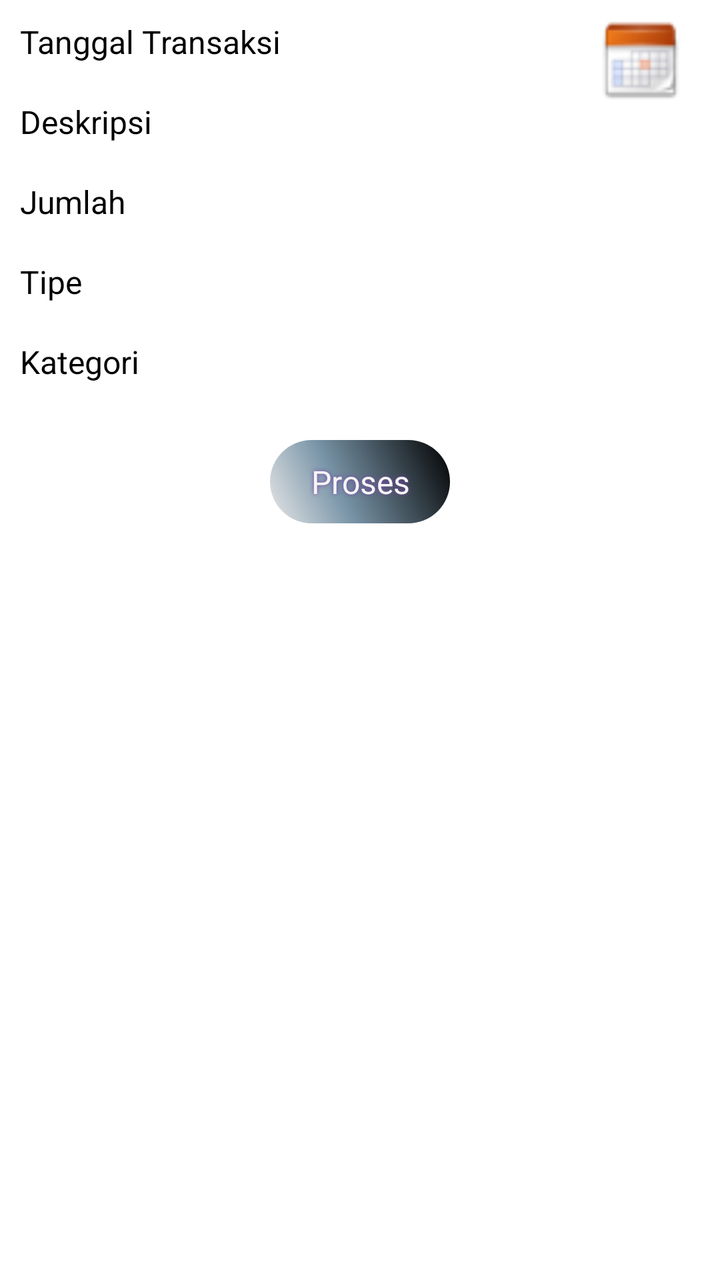
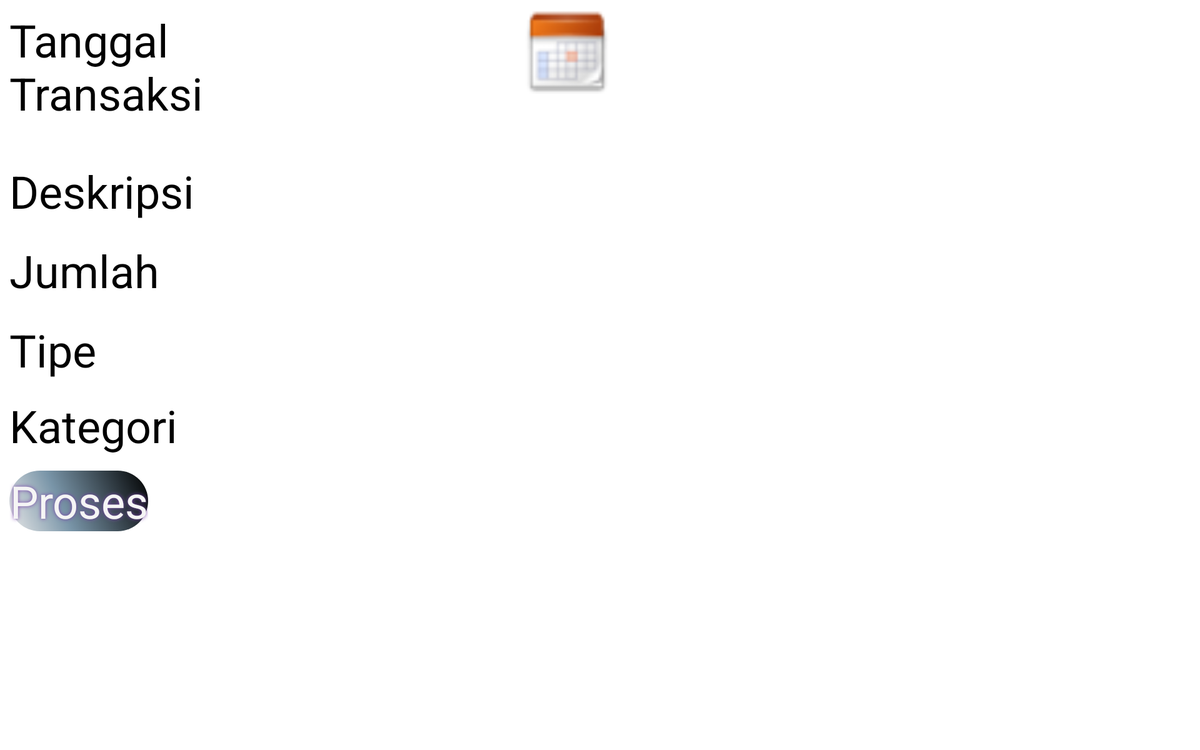

One screen, two layout resources from the same app: the default and the repository's alternative for another configuration. Each is rendered where Android would select it; the XML of both is given below.
<!-- AndroidManifest.xml: application theme Theme.VPI -->
<!-- res/layout/input.xml -->
<?xml version="1.0" encoding="utf-8"?>

<ScrollView xmlns:android="http://schemas.android.com/apk/res/android"
    android:id="@+id/inputtab"
    android:layout_width="match_parent"
    android:layout_height="match_parent" >

    <LinearLayout
        android:id="@+id/inputContainer"
        android:layout_width="match_parent"
        android:layout_height="wrap_content"
        android:orientation="vertical" >

        <LinearLayout
            android:id="@+id/inputContent"
            android:layout_width="match_parent"
            android:layout_height="wrap_content"
            android:orientation="horizontal" >

            <LinearLayout
                android:id="@+id/column1"
                android:layout_width="wrap_content"
                android:layout_height="wrap_content"
                android:orientation="vertical"
                android:padding="10dp" >

                <TextView
                    android:id="@+id/textView1"
                    android:layout_width="wrap_content"
                    android:layout_height="40dp"
                    android:layout_gravity="left"
                    android:text="@string/date_input"
                    android:textSize="@dimen/textSize" />

                <TextView
                    android:id="@+id/textView2"
                    android:layout_width="wrap_content"
                    android:layout_height="40dp"
                    android:layout_gravity="left"
                    android:text="@string/description"
                    android:textSize="@dimen/textSize" />

                <TextView
                    android:id="@+id/textView3"
                    android:layout_width="wrap_content"
                    android:layout_height="40dp"
                    android:layout_gravity="left"
                    android:text="@string/amount"
                    android:textSize="@dimen/textSize" />

                <TextView
                    android:id="@+id/textView4"
                    android:layout_width="wrap_content"
                    android:layout_height="40dp"
                    android:layout_gravity="left"
                    android:text="@string/expense_type"
                    android:textSize="@dimen/textSize" />

                <TextView
                    android:id="@+id/categoryView"
                    android:layout_width="wrap_content"
                    android:layout_height="40dp"
                    android:layout_gravity="left"
                    android:text="@string/expense_cat"
                    android:textSize="@dimen/textSize" />
            </LinearLayout>

            <LinearLayout
                android:id="@+id/column2"
                android:layout_width="150dp"
                android:layout_height="wrap_content"
                android:orientation="vertical" 
                android:padding="10dp">

                <EditText
                    android:id="@+id/dateInputText"
                    android:layout_width="fill_parent"
                    android:layout_height="40dp"
                    android:layout_gravity="left"
                    android:clickable="false"
                    android:ems="10"
                    android:focusable="false"
                    android:focusableInTouchMode="false"
                    android:inputType="date"
                    android:textSize="@dimen/textSize" >

                    <requestFocus />
                </EditText>

                <EditText
                    android:id="@+id/descriptionText"
                    android:layout_width="fill_parent"
                    android:layout_height="40dp"
                    android:layout_gravity="left"
                    android:inputType="text"
                    android:textSize="@dimen/textSize" />

                <EditText
                    android:id="@+id/amountText"
                    android:layout_width="fill_parent"
                    android:layout_height="40dp"
                    android:layout_gravity="left"
                    android:ems="10"
                    android:inputType="number"
                    android:textSize="@dimen/textSize" />

                <Spinner
                    android:id="@+id/typeSpinner"
                    android:layout_width="fill_parent"
                    android:layout_height="40dp"
                    android:layout_gravity="left"
                    android:entries="@array/type_input"
                    android:entryValues="@array/type_inputValues"
                    android:prompt="@string/type_prompt"
                    android:spinnerMode="dialog"
                    android:textSize="@dimen/textSize" />

                <Spinner
                    android:id="@+id/categorySpinner"
                    android:layout_width="fill_parent"
                    android:layout_height="40dp"
                    android:layout_gravity="left"
                    android:entries="@array/category_input"
                    android:entryValues="@array/category_input_values"
                    android:prompt="@string/category_prompt"
                    android:spinnerMode="dialog"
                    android:textSize="@dimen/textSize" />
            </LinearLayout>

            <LinearLayout
                android:id="@+id/column3"
                android:layout_width="40dp"
                android:layout_height="wrap_content"
                android:orientation="vertical"
                android:paddingTop="10dp">

                <ImageButton
                    android:id="@+id/searchDateInput"
                    android:layout_width="fill_parent"
                    android:layout_height="40dp"
                    android:layout_gravity="center|top"
                    android:contentDescription="@string/app_name"
                    android:onClick="dateInputClick"
                    android:src="@drawable/icon_date_picker" />
            </LinearLayout>
        </LinearLayout>

        <Button
            android:id="@+id/button1"
            android:layout_width="wrap_content"
            android:layout_height="wrap_content"
            android:layout_gravity="center"
            android:background="@drawable/buttoncustom"
            android:onClick="onClick"
            android:padding="10dp"
            android:text="@string/submit"
            android:textSize="@dimen/textSize" />
    </LinearLayout>

</ScrollView>
<!-- resources referenced by this layout -->
<resources>
  <string-array name="category_input">
          <item name="B" />
          <item name="S">Tabungan</item>
          <item name="C">Cash</item>
      </string-array>
  <string-array name="category_input_values">
          <item name="B" />
          <item name="S">T</item>
          <item name="C">C</item>
      </string-array>
  <string-array name="type_input">
          <item name="B" />
          <item name="C">Pengeluaran</item>
          <item name="D">Pemasukan</item>
      </string-array>
  <string-array name="type_inputValues">
          <item name="B" />
          <item name="C">K</item>
          <item name="D">D</item>
      </string-array>
  <dimen name="textSize">16sp</dimen>
  <!-- drawable buttoncustom (drawable) -->
  <?xml version="1.0" encoding="utf-8"?>
  
  <shape xmlns:android="http://schemas.android.com/apk/res/android" android:shape="rectangle" >
  <corners
  android:radius="90dp"
  />
  <gradient
  android:angle="45"
  android:centerX="38%"
  android:centerColor="#7995A8"
  android:startColor="#E8E8E8"
  android:endColor="#000000"
  android:type="linear"
  />
  <padding
  android:left="0dp"
  android:top="0dp"
  android:right="0dp"
  android:bottom="0dp"
  />
  <size
  android:width="90dp"
  android:height="40dp"
  />
  </shape>
  <!-- drawable icon_date_picker: png bitmap (drawable, 1765 bytes) -->
  <string name="amount">Jumlah</string>
  <string name="app_name">ExpenseTracker</string>
  <string name="category_prompt">Pilih Kategori</string>
  <string name="date_input">Tanggal Transaksi</string>
  <string name="description">Deskripsi</string>
  <string name="expense_cat">Kategori</string>
  <string name="expense_type">Tipe</string>
  <string name="submit">Proses</string>
  <string name="type_prompt">Pilih Tipe</string>
  <style name="Theme.VPI" parent="Theme.Styled">
         
         <item name="vpiTabPageIndicatorStyle">@style/CustomTabPageIndicator</item>
          <item name="switchStyle">@style/Widget.Holo.Light.CompoundButton.Switch</item>
          <item name="switchPreferenceStyle">@style/Preference.SwitchPreference</item>
         <item name="android:buttonStyle">@style/ButtonStyle</item>
      </style>
  <style name="Theme.Styled" parent="Theme.Sherlock.Light.DarkActionBar">
          <item name="actionBarStyle">@style/Widget.Styled.ActionBar</item>
          <item name="android:actionBarStyle">@style/Widget.Styled.ActionBar</item>
      </style>
  <style name="CustomTabPageIndicator" parent="Widget.TabPageIndicator">
          <item name="android:textSize">15dip</item>
          <item name="android:textColor">#FFB33E3E</item>
      </style>
  <style name="ButtonStyle">
           
           <item name="android:background">@drawable/buttoncustom</item>
           <item name="android:textColor">@color/WhiteSmoke</item>
           <item name="android:shadowColor">#7740A8</item>
           <item name="android:shadowDx">0</item>
           <item name="android:shadowDy">0</item>
           <item name="android:shadowRadius">5</item>
           <item name="android:gravity">center</item>
           <item name="android:textSize">15sp</item>     
           <item name="android:clickable">true</item>
       </style>
  <style name="Widget.Styled.ActionBar" parent="Widget.Sherlock.Light.ActionBar.Solid.Inverse">
          <item name="titleTextStyle">@style/TitleText</item>
          <item name="android:titleTextStyle">@style/TitleText</item>
          <item name="android:width">100dp</item>
      </style>
  <color name="WhiteSmoke">#F5F5F5</color>
  <style name="TitleText">
          <item name="android:textColor">@android:color/darker_gray</item>
          <item name="android:textSize">17dip</item>
      </style>
</resources>
<!-- res/layout-xlarge/input.xml (the repository's variant of the layout above) -->
<!-- drawn on a large tablet held sideways -->
<?xml version="1.0" encoding="utf-8"?>

<ScrollView xmlns:android="http://schemas.android.com/apk/res/android"
    android:id="@+id/inputtab"
    android:layout_width="match_parent"
    android:layout_height="match_parent">
<RelativeLayout 
    android:id="@+id/inputtab2"
    android:layout_width="match_parent"
    android:layout_height="wrap_content"
    android:alignmentMode="alignMargins"
    android:alpha="1"
    android:columnCount="3"
    android:orientation="horizontal" >

    <LinearLayout
        android:id="@+id/row1"
        android:layout_width="wrap_content"
        android:layout_height="wrap_content"
        android:orientation="horizontal" 
        android:paddingTop="10dp">

        <TextView
            android:id="@+id/textView1"
            android:layout_width="@dimen/textview_width"
            android:layout_height="wrap_content"
            android:layout_gravity="left"
            android:layout_marginLeft="10dp"
            android:layout_marginTop="40dp"
            android:text="@string/date_input"
            android:textAppearance="?android:attr/textAppearanceMedium"
            android:textSize="@dimen/textSize" />

        <EditText
            android:id="@+id/dateInputText"
            android:layout_width="290dp"
            android:layout_height="wrap_content"
            android:layout_gravity="left"
            android:layout_marginLeft="10dp"
            android:layout_marginTop="30dp"
            android:clickable="false"
            android:ems="10"
            android:focusable="false"
            android:focusableInTouchMode="false"
            android:inputType="date"
            android:textSize="@dimen/textSize" >

            <requestFocus />
        </EditText>

        <ImageButton
            android:id="@+id/searchDateInput"
            android:layout_width="@dimen/datepicker_width"
            android:layout_height="@dimen/datepicker_height"
            android:layout_gravity="left"
            android:layout_marginLeft="10dp"
            android:layout_marginTop="20dp"
            android:contentDescription="@string/app_name"
            android:onClick="dateInputClick"
            android:src="@drawable/icon_date_picker" />
    </LinearLayout>

    <LinearLayout
        android:id="@+id/row2"
        android:layout_width="wrap_content"
        android:layout_height="wrap_content"
        android:layout_below="@+id/row1"
        android:orientation="horizontal" >

        <TextView
            android:id="@+id/textView2"
            android:layout_width="@dimen/textview_width"
            android:layout_height="wrap_content"
            android:layout_gravity="left"
            android:layout_marginLeft="10dp"
            android:layout_marginTop="20dp"
            android:text="@string/description"
            android:textAppearance="?android:attr/textAppearanceMedium"
            android:textSize="@dimen/textSize" />

        <EditText
            android:id="@+id/descriptionText"
            android:layout_width="290dp"
            android:layout_height="wrap_content"
            android:layout_gravity="left"
            android:layout_marginLeft="5dp"
            android:layout_marginTop="8dp"
            android:layout_weight="1"
            android:inputType="text"
            android:textSize="@dimen/textSize" />
    </LinearLayout>

    <LinearLayout
        android:id="@+id/row3"
        android:layout_width="wrap_content"
        android:layout_height="wrap_content"
        android:layout_below="@+id/row2"
        android:orientation="horizontal" >

        <TextView
            android:id="@+id/textView3"
            android:layout_width="@dimen/textview_width"
            android:layout_height="wrap_content"
            android:layout_gravity="left"
            android:layout_marginLeft="10dp"
            android:layout_marginTop="20dp"
            android:layout_weight="1"
            android:text="@string/amount"
            android:textAppearance="?android:attr/textAppearanceMedium"
            android:textSize="@dimen/textSize" />

        <EditText
            android:id="@+id/amountText"
            android:layout_width="280dp"
            android:layout_height="wrap_content"
            android:layout_gravity="left"
            android:layout_marginLeft="10dp"
            android:layout_marginTop="16dp"
            android:layout_weight="1"
            android:ems="10"
            android:inputType="number"
            android:textSize="@dimen/textSize" />
    </LinearLayout>

    <LinearLayout
        android:id="@+id/row4"
        android:layout_width="wrap_content"
        android:layout_height="wrap_content"
        android:layout_below="@+id/row3"
        android:orientation="horizontal" >

        <TextView
            android:id="@+id/textView4"
            android:layout_width="@dimen/textview_width"
            android:layout_height="wrap_content"
            android:layout_gravity="left"
            android:layout_marginLeft="10dp"
            android:layout_marginTop="16dp"
            android:text="@string/expense_type"
            android:textAppearance="?android:attr/textAppearanceMedium"
            android:textSize="@dimen/textSize" />

        <Spinner
            android:id="@+id/typeSpinner"
            android:layout_width="280dp"
            android:layout_height="wrap_content"
            android:layout_gravity="left"
            android:layout_marginLeft="10dp"
            android:layout_marginTop="10dp"
            android:entries="@array/type_input"
            android:entryValues="@array/type_inputValues"
            android:prompt="@string/type_prompt"
            android:spinnerMode="dialog"
            android:textSize="@dimen/textSize" />
    </LinearLayout>

    <LinearLayout
        android:id="@+id/row5"
        android:layout_width="wrap_content"
        android:layout_height="wrap_content"
        android:layout_below="@+id/row4"
        android:orientation="horizontal" >

        <TextView
            android:id="@+id/categoryView"
            android:layout_width="@dimen/textview_width"
            android:layout_height="wrap_content"
            android:layout_gravity="left"
            android:layout_marginLeft="10dp"
            android:layout_marginTop="16dp"
            android:layout_weight="0"
            android:text="@string/expense_cat"
            android:textAppearance="?android:attr/textAppearanceMedium"
            android:textSize="@dimen/textSize" />

        <Spinner
            android:id="@+id/categorySpinner"
            android:layout_width="280dp"
            android:layout_height="wrap_content"
            android:layout_gravity="left"
            android:layout_marginLeft="10dp"
            android:layout_marginTop="10dp"
            android:entries="@array/category_input"
            android:entryValues="@array/category_input_values"
            android:prompt="@string/category_prompt"
            android:spinnerMode="dialog"
            android:textSize="@dimen/textSize" />
    </LinearLayout>

    <LinearLayout
        android:id="@+id/row6"
        android:layout_width="wrap_content"
        android:layout_height="wrap_content"
        android:layout_below="@+id/row5"
        android:orientation="horizontal" >

        <Button
            android:id="@+id/button1"
            android:layout_width="wrap_content"
            android:layout_height="wrap_content"
            android:layout_gravity="left"
            android:layout_marginLeft="10dp"
            android:layout_marginTop="16dp"
            android:background="@drawable/buttoncustom"
            android:onClick="onClick"
            android:text="@string/submit"
            android:textSize="@dimen/textSize" />
    </LinearLayout>
</RelativeLayout>
</ScrollView>
<!-- resources referenced by the variant -->
<!-- as a large tablet held sideways resolves them -->
<resources>
  <string-array name="category_input">
          <item name="B" />
          <item name="S">Tabungan</item>
          <item name="C">Cash</item>
      </string-array>
  <string-array name="category_input_values">
          <item name="B" />
          <item name="S">T</item>
          <item name="C">C</item>
      </string-array>
  <string-array name="type_input">
          <item name="B" />
          <item name="C">Pengeluaran</item>
          <item name="D">Pemasukan</item>
      </string-array>
  <string-array name="type_inputValues">
          <item name="B" />
          <item name="C">K</item>
          <item name="D">D</item>
      </string-array>
  <!-- from res/values-sw720dp-land/ -->
  <dimen name="datepicker_height">90dp</dimen>
  <!-- from res/values-sw720dp-land/ -->
  <dimen name="datepicker_width">90dp</dimen>
  <!-- from res/values-sw720dp-land/ -->
  <dimen name="textSize">48sp</dimen>
  <!-- from res/values-sw720dp-land/ -->
  <dimen name="textview_width">240dp</dimen>
  <!-- drawable buttoncustom (drawable) -->
  <?xml version="1.0" encoding="utf-8"?>
  
  <shape xmlns:android="http://schemas.android.com/apk/res/android" android:shape="rectangle" >
  <corners
  android:radius="90dp"
  />
  <gradient
  android:angle="45"
  android:centerX="38%"
  android:centerColor="#7995A8"
  android:startColor="#E8E8E8"
  android:endColor="#000000"
  android:type="linear"
  />
  <padding
  android:left="0dp"
  android:top="0dp"
  android:right="0dp"
  android:bottom="0dp"
  />
  <size
  android:width="90dp"
  android:height="40dp"
  />
  </shape>
  <!-- drawable icon_date_picker: png bitmap (drawable, 1765 bytes) -->
  <string name="amount">Jumlah</string>
  <string name="app_name">ExpenseTracker</string>
  <string name="category_prompt">Pilih Kategori</string>
  <string name="date_input">Tanggal Transaksi</string>
  <string name="description">Deskripsi</string>
  <string name="expense_cat">Kategori</string>
  <string name="expense_type">Tipe</string>
  <string name="submit">Proses</string>
  <string name="type_prompt">Pilih Tipe</string>
  <style name="Theme.VPI" parent="Theme.Styled">
         
         <item name="vpiTabPageIndicatorStyle">@style/CustomTabPageIndicator</item>
          <item name="switchStyle">@style/Widget.Holo.Light.CompoundButton.Switch</item>
          <item name="switchPreferenceStyle">@style/Preference.SwitchPreference</item>
         <item name="android:buttonStyle">@style/ButtonStyle</item>
      </style>
  <style name="Theme.Styled" parent="Theme.Sherlock.Light.DarkActionBar">
          <item name="actionBarStyle">@style/Widget.Styled.ActionBar</item>
          <item name="android:actionBarStyle">@style/Widget.Styled.ActionBar</item>
      </style>
  <style name="CustomTabPageIndicator" parent="Widget.TabPageIndicator">
          <item name="android:textSize">15dip</item>
          <item name="android:textColor">#FFB33E3E</item>
      </style>
  <style name="ButtonStyle">
           
           <item name="android:background">@drawable/buttoncustom</item>
           <item name="android:textColor">@color/WhiteSmoke</item>
           <item name="android:shadowColor">#7740A8</item>
           <item name="android:shadowDx">0</item>
           <item name="android:shadowDy">0</item>
           <item name="android:shadowRadius">5</item>
           <item name="android:gravity">center</item>
           <item name="android:textSize">15sp</item>     
           <item name="android:clickable">true</item>
       </style>
  <style name="Widget.Styled.ActionBar" parent="Widget.Sherlock.Light.ActionBar.Solid.Inverse">
          <item name="titleTextStyle">@style/TitleText</item>
          <item name="android:titleTextStyle">@style/TitleText</item>
          <item name="android:width">100dp</item>
      </style>
  <color name="WhiteSmoke">#F5F5F5</color>
  <style name="TitleText">
          <item name="android:textColor">@android:color/darker_gray</item>
          <item name="android:textSize">17dip</item>
      </style>
</resources>
